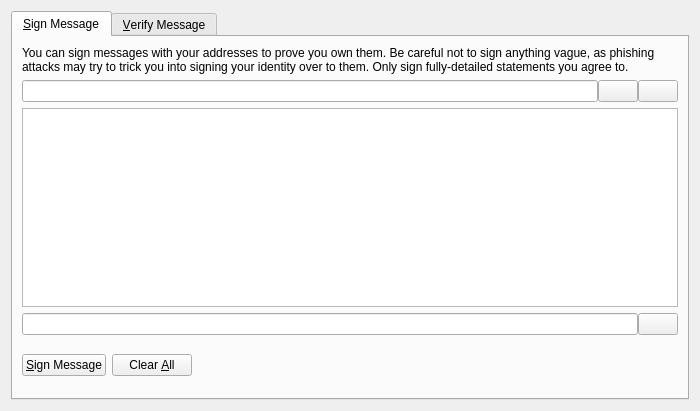
<?xml version="1.0" encoding="UTF-8"?>
<ui version="4.0">
 <class>SignVerifyMessageDialog</class>
 <widget class="QDialog" name="SignVerifyMessageDialog">
  <property name="geometry">
   <rect>
    <x>0</x>
    <y>0</y>
    <width>700</width>
    <height>411</height>
   </rect>
  </property>
  <property name="windowTitle">
   <string>Signatures - Sign / Verify a Message</string>
  </property>
  <property name="styleSheet">
   <string notr="true">QProgressBar {
        background-color: #333333;
        border-radius: 6px;
        text-align: center;
        color: white;
}

QProgressBar::chunk {
        background: QLinearGradient(x1: 0, y1: 0, x2: 1, y2: 0, stop: 0 #e86941, stop: 1 #e8694f);
        border-radius: 6px; margin: 0px;
}

QScrollArea {
        border-radius: 6px;
        border-width: 0;
        border-style: none;
        padding: 8px;
        background-color: #111;
        color: white;
}

QSpinBox {
        border-radius: 4px;
        border-width: 0;
        border-style: none;
        padding: 8px;
        background-color: #111;
        color: white;
}

QCheckBox {
        border-radius: 4px;
        border-width: 0;
        border-style: none;
        padding: 8px;
        background-color: #111;
        color: white;
}
QVBoxLayout {
        border-radius: 6px;
        border-width: 0;
        border-style: none;
        padding: 8px;
        background-color: #111;
        color: white;
}

QDialog, QMainWindow, QFrame {
	color: white;
	background-color: #333333;
	border: none;
}

QMenu {
	background-color: #333333; color: white;
}

QLabel {
	background-color: transparent;
}

QCheckBox {
    color: white;
}

QFrame#central { background-color: #333333; border: none }
QFrame#frame, QFrame#frame_2, QFrame#frame_3 {
	background-color: #333333;
	border-style: plain;
	border-width: 20px;
	border-radius: 20px;
	border-color: #111;
	min-width: 10em;
	padding: 6px;
}
QLabel[openExternalLinks=true], QHeaderView { color: #aaaaaa }
QLabel[openExternalLinks=false] { color: white; font-weight: normal }
QPushButton, QToolButton {
	border: 4px solid #111;
	border-radius: 12px;
	background-color: #111;
	color: white;
	padding: 6px;
	margin: 6px;
}
QPushButton:pressed, QToolButton:checked {
	color: #e86941;
}
QPushButton:pressed, QToolButton:pressed {
	border-color: #e86941;
	color: #aaaaaa;
}
QPushButton:disabled, QToolButton:disabled {
	color: #444;
	background-color: #222;
}


#scrollAreaWidgetContents QToolButton {
	border-radius: 8px;
	border-width: 0px;
}

/* the background-color is overridden to transparent for mac os x 
   due to the entire toolbar area not being drawable in a regular
   QMainWindow
*/
QToolBar { background: #333333; border: 0px solid black; padding: 3px; }

QToolBar::handle { image: url(handle.png); }
QStatusBar { background: #333333; }
QMenuBar { background: #333333; }
QMenuBar::item { background: #333333; color: white; }

#scrollAreaWidgetContents { background: #222 }
#scrollAreaWidgetContents &gt; QFrame { background-color: #222; border-width: 0px; border-style: none; }

QLineEdit {
	border-radius: 6px;
	border-width: 2px;
	border-color: #222;
	padding: 8px;
	background-color: #111;
	color: white;
}

QComboBox {
	border-radius: 6px;
	border-width: 0;
	border-style: none;
	padding: 8px;
	background-color: #111;
	color: white;
}

QComboBox::drop-down {
	border-width: 0;
	border-style: none;
	background-color: #111;
	color: white;
}

QTableView {
	background: #111;
	color: white;
	border-style: none;
	selection-background-color: #aaaaaa;
    alternate-background-color: #222;
	selection-color: #111;
	border: 0px solid black;
}

QHeaderView { color: #aaaaaa; background-color: #111; background-image: none; }
QHeaderView::section { color: #aaaaaa; background-color: #222; }
QHeaderView::section:checked { background-color: #111; }

QTabWidget {
	background: #111;
}

 QTabWidget::pane {
     border-top: 2px solid #111;
     border: 4px solid #111;
     border-bottom-left-radius: 8px;
     border-bottom-right-radius: 8px;
     border-top-right-radius: 8px;
	background: #111;
 }

 QTabWidget::tab-bar {
     left: 5px; /* move to the right by 5px */
 }

 /* Style the tab using the tab sub-control. Note that
     it reads QTabBar _not_ QTabWidget */
 QTabBar::tab {
     background: #111;
     border: 4px solid #222;
     border-bottom-color: #111; /* same as the pane color */
     border-top-left-radius: 4px;
     border-top-right-radius: 4px;
     min-width: 8ex;
     padding: 4px;
     color: #888;
 }

 QTabBar::tab:selected, QTabBar::tab:hover {
     color: #aaaaaa
 }

 QTabBar::tab:selected {
     border-color: #111; /* same as pane color */
     border-top-color: #aaaaaa;
 }

 QTabBar::tab:!selected {
     margin-top: 2px; /* make non-selected tabs look smaller */
 }

 /* make use of negative margins for overlapping tabs */
 QTabBar::tab:selected {
     /* expand/overlap to the left and right by 4px */
     margin-left: -4px;
     margin-right: -4px;
 }

 QTabBar::tab:first:selected {
     margin-left: 0; /* the first selected tab has nothing to overlap with on the left */
 }

 QTabBar::tab:last:selected {
     margin-right: 0; /* the last selected tab has nothing to overlap with on the right */
 }

 QTabBar::tab:only-one {
     margin: 0; /* if there is only one tab, we don't want overlapping margins */
 }


</string>
  </property>
  <property name="modal">
   <bool>true</bool>
  </property>
  <layout class="QVBoxLayout" name="verticalLayout">
   <item>
    <widget class="QTabWidget" name="tabWidget">
     <property name="currentIndex">
      <number>0</number>
     </property>
     <widget class="QWidget" name="tabSignMessage">
      <attribute name="title">
       <string>&amp;Sign Message</string>
      </attribute>
      <layout class="QVBoxLayout" name="verticalLayout_SM">
       <item>
        <widget class="QLabel" name="infoLabel_SM">
         <property name="text">
          <string>You can sign messages with your addresses to prove you own them. Be careful not to sign anything vague, as phishing attacks may try to trick you into signing your identity over to them. Only sign fully-detailed statements you agree to.</string>
         </property>
         <property name="textFormat">
          <enum>Qt::PlainText</enum>
         </property>
         <property name="wordWrap">
          <bool>true</bool>
         </property>
        </widget>
       </item>
       <item>
        <layout class="QHBoxLayout" name="horizontalLayout_1_SM">
         <property name="spacing">
          <number>0</number>
         </property>
         <item>
          <widget class="QValidatedLineEdit" name="addressIn_SM">
           <property name="toolTip">
            <string>The address to sign the message with (e.g. Gascoin1QR5TXecqnFJhBY959CMKGy8t37oU)</string>
           </property>
           <property name="maxLength">
            <number>34</number>
           </property>
          </widget>
         </item>
         <item>
          <widget class="QPushButton" name="addressBookButton_SM">
           <property name="toolTip">
            <string>Choose an address from the address book</string>
           </property>
           <property name="text">
            <string/>
           </property>
           <property name="icon">
            <iconset resource="../bitcoin.qrc">
             <normaloff>:/icons/address-book</normaloff>:/icons/address-book</iconset>
           </property>
           <property name="shortcut">
            <string>Alt+A</string>
           </property>
           <property name="autoDefault">
            <bool>false</bool>
           </property>
          </widget>
         </item>
         <item>
          <widget class="QPushButton" name="pasteButton_SM">
           <property name="toolTip">
            <string>Paste address from clipboard</string>
           </property>
           <property name="text">
            <string/>
           </property>
           <property name="icon">
            <iconset resource="../bitcoin.qrc">
             <normaloff>:/icons/editpaste</normaloff>:/icons/editpaste</iconset>
           </property>
           <property name="shortcut">
            <string>Alt+P</string>
           </property>
           <property name="autoDefault">
            <bool>false</bool>
           </property>
          </widget>
         </item>
        </layout>
       </item>
       <item>
        <widget class="QPlainTextEdit" name="messageIn_SM">
         <property name="toolTip">
          <string>Enter the message you want to sign here</string>
         </property>
        </widget>
       </item>
       <item>
        <layout class="QHBoxLayout" name="horizontalLayout_2_SM">
         <property name="spacing">
          <number>0</number>
         </property>
         <item>
          <widget class="QLineEdit" name="signatureOut_SM">
           <property name="font">
            <font>
             <italic>true</italic>
            </font>
           </property>
           <property name="readOnly">
            <bool>true</bool>
           </property>
          </widget>
         </item>
         <item>
          <widget class="QPushButton" name="copySignatureButton_SM">
           <property name="toolTip">
            <string>Copy the current signature to the system clipboard</string>
           </property>
           <property name="text">
            <string/>
           </property>
           <property name="icon">
            <iconset resource="../bitcoin.qrc">
             <normaloff>:/icons/editcopy</normaloff>:/icons/editcopy</iconset>
           </property>
           <property name="autoDefault">
            <bool>false</bool>
           </property>
          </widget>
         </item>
        </layout>
       </item>
       <item>
        <layout class="QHBoxLayout" name="horizontalLayout_3_SM">
         <item>
          <widget class="QPushButton" name="signMessageButton_SM">
           <property name="toolTip">
            <string>Sign the message to prove you own this Gascoin address</string>
           </property>
           <property name="text">
            <string>&amp;Sign Message</string>
           </property>
           <property name="icon">
            <iconset resource="../bitcoin.qrc">
             <normaloff>:/icons/edit</normaloff>:/icons/edit</iconset>
           </property>
           <property name="autoDefault">
            <bool>false</bool>
           </property>
          </widget>
         </item>
         <item>
          <widget class="QPushButton" name="clearButton_SM">
           <property name="toolTip">
            <string>Reset all sign message fields</string>
           </property>
           <property name="text">
            <string>Clear &amp;All</string>
           </property>
           <property name="icon">
            <iconset resource="../bitcoin.qrc">
             <normaloff>:/icons/remove</normaloff>:/icons/remove</iconset>
           </property>
           <property name="autoDefault">
            <bool>false</bool>
           </property>
          </widget>
         </item>
         <item>
          <spacer name="horizontalSpacer_1_SM">
           <property name="orientation">
            <enum>Qt::Horizontal</enum>
           </property>
           <property name="sizeHint" stdset="0">
            <size>
             <width>40</width>
             <height>48</height>
            </size>
           </property>
          </spacer>
         </item>
         <item>
          <widget class="QLabel" name="statusLabel_SM">
           <property name="font">
            <font>
             <weight>50</weight>
             <bold>false</bold>
            </font>
           </property>
           <property name="text">
            <string/>
           </property>
           <property name="wordWrap">
            <bool>true</bool>
           </property>
          </widget>
         </item>
         <item>
          <spacer name="horizontalSpacer_2_SM">
           <property name="orientation">
            <enum>Qt::Horizontal</enum>
           </property>
           <property name="sizeHint" stdset="0">
            <size>
             <width>40</width>
             <height>48</height>
            </size>
           </property>
          </spacer>
         </item>
        </layout>
       </item>
      </layout>
     </widget>
     <widget class="QWidget" name="tabVerifyMessage">
      <attribute name="title">
       <string>&amp;Verify Message</string>
      </attribute>
      <layout class="QVBoxLayout" name="verticalLayout_VM">
       <item>
        <widget class="QLabel" name="infoLabel_VM">
         <property name="text">
          <string>Enter the signing address, message (ensure you copy line breaks, spaces, tabs, etc. exactly) and signature below to verify the message. Be careful not to read more into the signature than what is in the signed message itself, to avoid being tricked by a man-in-the-middle attack.</string>
         </property>
         <property name="textFormat">
          <enum>Qt::PlainText</enum>
         </property>
         <property name="alignment">
          <set>Qt::AlignLeading|Qt::AlignLeft|Qt::AlignTop</set>
         </property>
         <property name="wordWrap">
          <bool>true</bool>
         </property>
        </widget>
       </item>
       <item>
        <layout class="QHBoxLayout" name="horizontalLayout_1_VM">
         <property name="spacing">
          <number>0</number>
         </property>
         <item>
          <widget class="QValidatedLineEdit" name="addressIn_VM">
           <property name="toolTip">
            <string>The address the message was signed with (e.g. Gascoin1QR5TXecqnFJhBY959CMKGy8t37oU)</string>
           </property>
           <property name="maxLength">
            <number>34</number>
           </property>
          </widget>
         </item>
         <item>
          <widget class="QPushButton" name="addressBookButton_VM">
           <property name="toolTip">
            <string>Choose an address from the address book</string>
           </property>
           <property name="text">
            <string/>
           </property>
           <property name="icon">
            <iconset resource="../bitcoin.qrc">
             <normaloff>:/icons/address-book</normaloff>:/icons/address-book</iconset>
           </property>
           <property name="shortcut">
            <string>Alt+A</string>
           </property>
           <property name="autoDefault">
            <bool>false</bool>
           </property>
          </widget>
         </item>
        </layout>
       </item>
       <item>
        <widget class="QPlainTextEdit" name="messageIn_VM"/>
       </item>
       <item>
        <widget class="QValidatedLineEdit" name="signatureIn_VM"/>
       </item>
       <item>
        <layout class="QHBoxLayout" name="horizontalLayout_2_VM">
         <item>
          <widget class="QPushButton" name="verifyMessageButton_VM">
           <property name="toolTip">
            <string>Verify the message to ensure it was signed with the specified Gascoin address</string>
           </property>
           <property name="text">
            <string>&amp;Verify Message</string>
           </property>
           <property name="icon">
            <iconset resource="../bitcoin.qrc">
             <normaloff>:/icons/transaction_0</normaloff>:/icons/transaction_0</iconset>
           </property>
           <property name="autoDefault">
            <bool>false</bool>
           </property>
          </widget>
         </item>
         <item>
          <widget class="QPushButton" name="clearButton_VM">
           <property name="toolTip">
            <string>Reset all verify message fields</string>
           </property>
           <property name="text">
            <string>Clear &amp;All</string>
           </property>
           <property name="icon">
            <iconset resource="../bitcoin.qrc">
             <normaloff>:/icons/remove</normaloff>:/icons/remove</iconset>
           </property>
           <property name="autoDefault">
            <bool>false</bool>
           </property>
          </widget>
         </item>
         <item>
          <spacer name="horizontalSpacer_1_VM">
           <property name="orientation">
            <enum>Qt::Horizontal</enum>
           </property>
           <property name="sizeHint" stdset="0">
            <size>
             <width>40</width>
             <height>48</height>
            </size>
           </property>
          </spacer>
         </item>
         <item>
          <widget class="QLabel" name="statusLabel_VM">
           <property name="font">
            <font>
             <weight>50</weight>
             <bold>false</bold>
            </font>
           </property>
           <property name="text">
            <string/>
           </property>
           <property name="wordWrap">
            <bool>true</bool>
           </property>
          </widget>
         </item>
         <item>
          <spacer name="horizontalSpacer_2_VM">
           <property name="orientation">
            <enum>Qt::Horizontal</enum>
           </property>
           <property name="sizeHint" stdset="0">
            <size>
             <width>40</width>
             <height>48</height>
            </size>
           </property>
          </spacer>
         </item>
        </layout>
       </item>
      </layout>
     </widget>
    </widget>
   </item>
  </layout>
 </widget>
 <customwidgets>
  <customwidget>
   <class>QValidatedLineEdit</class>
   <extends>QLineEdit</extends>
   <header>qvalidatedlineedit.h</header>
  </customwidget>
 </customwidgets>
 <resources>
  <include location="../bitcoin.qrc"/>
 </resources>
 <connections/>
</ui>
